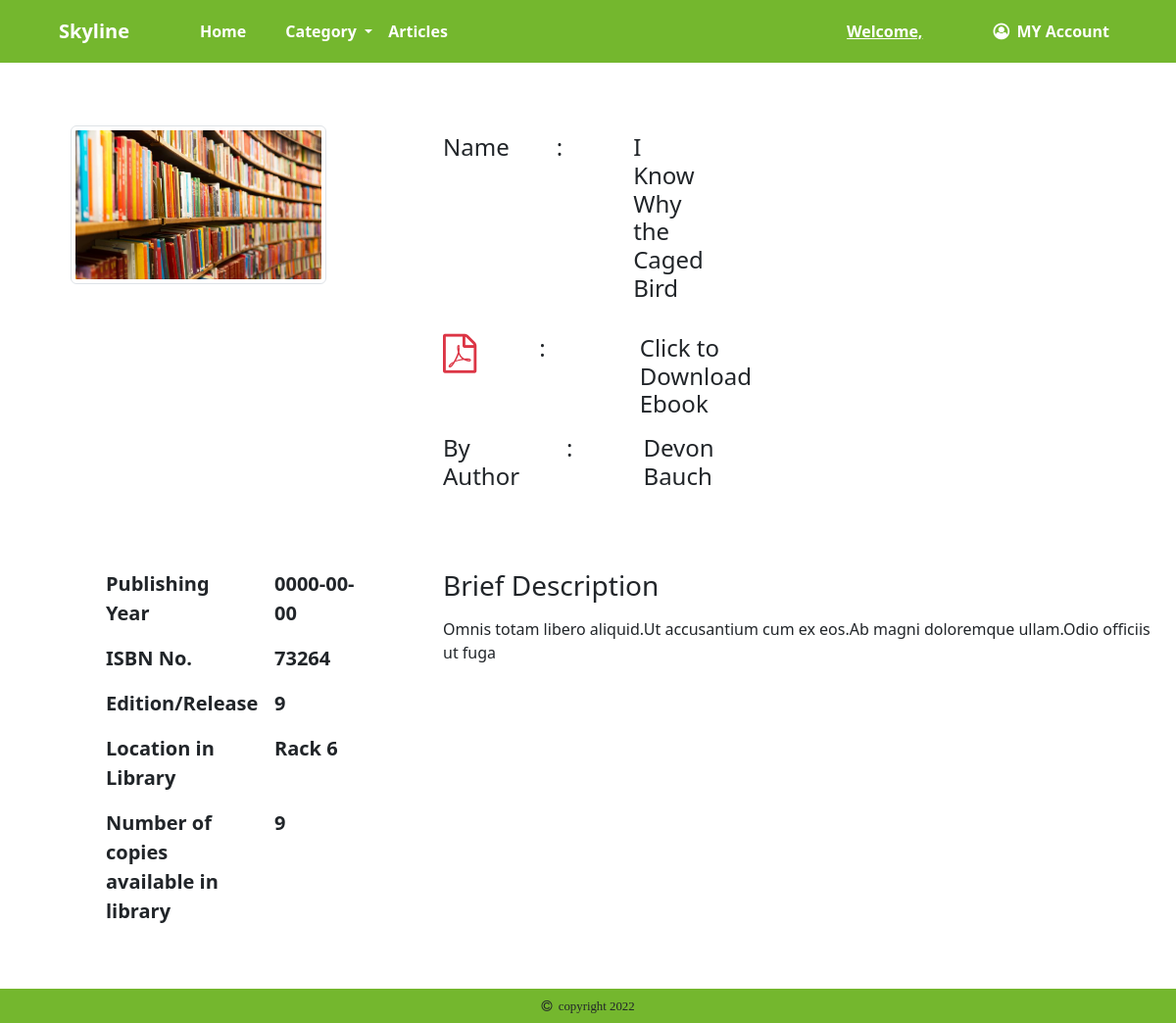
/user/book_details.php?book=57, run on the app's committed database.
### tables this page shows
CREATE TABLE `book_detail` (
  `book_id` int(11) NOT NULL,
  `ISBN_number` int(11) NOT NULL,
  `book_name` varchar(25) NOT NULL,
  `author_name` varchar(25) NOT NULL,
  `book_price` float NOT NULL,
  `short_description` varchar(255) NOT NULL,
  `category_id` int(11) NOT NULL,
  `book_stock_status` tinyint(1) NOT NULL,
  `book_edition` varchar(25) NOT NULL,
  `publish_year` date NOT NULL,
  `rack_no` int(11) NOT NULL,
  `book_status` tinyint(1) NOT NULL,
  `e_book` varchar(255) NOT NULL,
  `book_image` varchar(255) NOT NULL
);

### user/book_details.php (the view, shortened to what this page needs)
<?php
  include_once("../dbConfig.php");
?>
<!DOCTYPE html>
<html>
<head>
    <link rel="stylesheet" href="https://cdnjs.cloudflare.com/ajax/libs/font-awesome/4.7.0/css/font-awesome.min.css">
</head>
<?php
  $book_id = $_GET['book'];
  $book_details = "SELECT * FROM book_detail WHERE book_id = $book_id";
  $get_book_details = mysqli_query($mysqli,$book_details);
  $book_detail_result = mysqli_fetch_row($get_book_details);
  $book_ISBN = $book_detail_result[1];
  $count_book = "SELECT * FROM book_detail WHERE ISBN_number = $book_ISBN AND book_stock_status = 0";
  $number_of_books = mysqli_query($mysqli,$count_book);
  $available_book = mysqli_num_rows($number_of_books);
?>
<body>
<?php include 'user_header.php';?>
<div class="container-fluid">
	<div class="row mt-5 ms-5">
		<div class="col-sm-3 col-md-3 col-lg-3 mt-3">
			<img class="float-start responsive img-thumbnail " src="../images/<?php echo $book_detail_result[13];?>">
		</div>
<div class="col-md-1"></div>
		<div class="col-sm-6 col-md-8 col-lg-6 ">
				<div class="col-sm-2 d-flex h4 mb-3 mt-2"> Name<span class="ms-5  me-5">:</span>
					<p class="nav-link ps-4"><?php echo $book_detail_result[2];?></p>
				</div>
				<div class="col-sm-2 h4 d-flex mb-3 mt-2">
          <a href="downloadpdf.php" target="_blank"><h1><i class=" nav-link active fa-2x fa fa-file-pdf-o pe-3 link-danger" ></i></h1></a>
          <span class="ms-5  me-5">:</span>
					<a class="nav-link ps-5 pdf-link" href="downloadpdf.php" target="_blank">Click to Download Ebook</a>
				</div>
				<div class="col-sm-2 d-flex h4 mb-3 mt-2"> By Author<span class="ms-5  me-5">:</span>
					<p class="nav-link ps-4"><?php echo $book_detail_result[3];?></p>
				</div>
		</div>
	</div>
	<div class="row mt-5 ms-5">
		<div class="col-sm-12 col-md-4 ps-5 fw-bold fs-5">
			<div class="row">
				<div class="col-6"><p>Publishing Year</p></div>
				<div class="col-4"><?php echo $book_detail_result[9];?></div>
			</div>
			<div class="row">
				<div class="col-6"><p>ISBN No.</p></div>
				<div class="col-4"><?php echo $book_detail_result[1];?></div>
			</div>
			<div class="row">
				<div class="col-6"><p>Edition/Release</p></div>
				<div class="col-4"><?php echo $book_detail_result[8];?></div>
			</div>
			<div class="row">
				<div class="col-6"><p>Location in Library</p></div>
				<div class="col-4">Rack <?php echo $book_detail_result[10];?></div>
			</div>
			<div class="row">
				<div class="col-6"><p>Number of copies available in library</p></div>
				<div class="col-4"><?php echo $available_book; ?></div>
			</div>
		</div>
		<div class="col-sm-12 col-md-8">
			<h3 class="mb-3">Brief Description</h3>
			<p><?php echo $book_detail_result[5]; ?></p>
		</div>
	</div>
</div>
<?php include 'footer.php';?>
</body>
</html>

### data on the page
book_detail: book_image (picture), book_name "I Know Why the Caged Bird", author_name "Devon Bauch", publish_year "0000-00-00", ISBN_number "73264", book_edition "9", rack_no "6", short_description "Omnis totam libero aliquid.Ut accusantium cum ex eos.Ab magni doloremque ullam.Odio officiis ut fuga"

### other printed values
$available_book "9"
